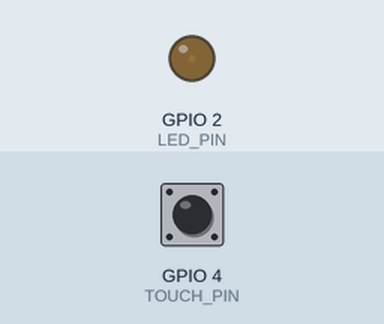
A sketch run on a simulated ESP32. Shown: output pins drawn as LEDs (lit = HIGH). The inputs (shaded band) are chosen by the test bench; at power-on: GPIO 4 (TOUCH_PIN) HIGH. What the sketch prints to the serial monitor is not drawn.

Above: at 1.05 s.
At 3.25 s:
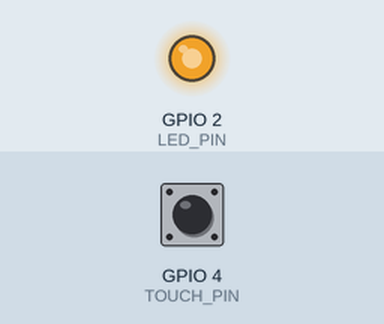
At 4.35 s:
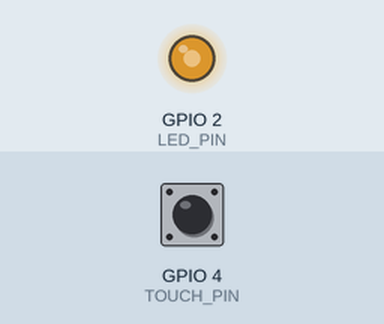
At 5.5 s:
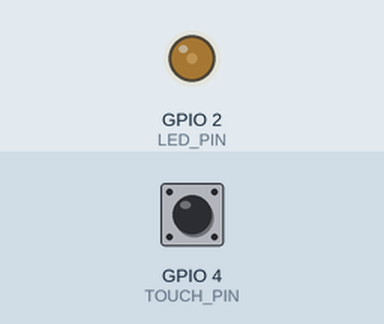
Timing chart, 0 to 7.9 s (numbered marks = the images above):
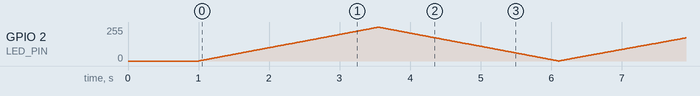

The sketch:

ex05.ino
```cpp
#include <Arduino.h>

#define TOUCH_PIN   4
#define LED_PIN     2
#define TOUCH_THRESHOLD 800
#define DEBOUNCE_DELAY 50        // 防抖延时（毫秒）

#define SPEED_LEVELS 3
const unsigned long stepDelays[SPEED_LEVELS] = {20, 10, 2};  // 差异明显的档位

byte currentLevel = 0;
unsigned long lastStepTime = 0;
int brightness = 0;
bool increasing = true;

// 触摸状态变量
bool lastTouchState = false;          // 上一次的触摸状态（用于上升沿检测）
unsigned long lastTouchTime = 0;      // 上次触发切换的时间（用于防抖）

void setup() {
  Serial.begin(115200);
  delay(1000);

  ledcAttach(LED_PIN, 5000, 8);
  ledcWrite(LED_PIN, 0);

  Serial.println("系统启动，触摸切换呼吸速度档位（1-3档）");
  Serial.println("当前档位: 1 (最慢)");
}

void loop() {
  int touchValue = touchRead(TOUCH_PIN);
  bool currentTouch = (touchValue < TOUCH_THRESHOLD);

  // ========== 触摸切换逻辑（上升沿检测 + 防抖） ==========
  // 如果当前触摸，且之前未触摸，并且距离上次切换已超过防抖时间
  if (currentTouch && !lastTouchState && (millis() - lastTouchTime > DEBOUNCE_DELAY)) {
    lastTouchTime = millis();          // 记录本次切换时间
    currentLevel = (currentLevel + 1) % SPEED_LEVELS;
    Serial.print(">>> 速度档位切换至: ");
    Serial.println(currentLevel + 1);
  }
  // 更新上一次触摸状态（用于下次检测）
  lastTouchState = currentTouch;

  // ========== 呼吸灯控制（非阻塞） ==========
  unsigned long now = millis();
  unsigned long stepDelay = stepDelays[currentLevel];

  if (now - lastStepTime >= stepDelay) {
    lastStepTime = now;

    if (increasing) {
      brightness++;
      if (brightness >= 255) {
        brightness = 255;
        increasing = false;
      }
    } else {
      brightness--;
      if (brightness <= 0) {
        brightness = 0;
        increasing = true;
      }
    }

    ledcWrite(LED_PIN, brightness);
  }
}
```
